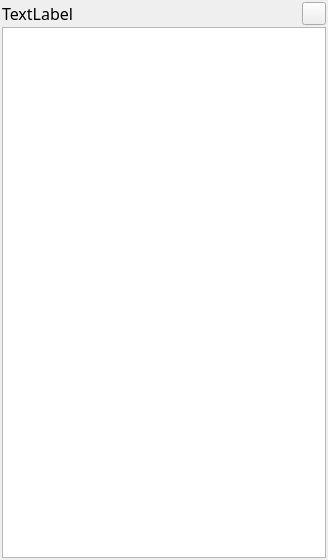
<?xml version="1.0" encoding="UTF-8"?>
<ui version="4.0">
 <class>CatalogWidget</class>
 <widget class="QWidget" name="CatalogWidget">
  <property name="geometry">
   <rect>
    <x>0</x>
    <y>0</y>
    <width>328</width>
    <height>560</height>
   </rect>
  </property>
  <property name="sizePolicy">
   <sizepolicy hsizetype="MinimumExpanding" vsizetype="Minimum">
    <horstretch>0</horstretch>
    <verstretch>0</verstretch>
   </sizepolicy>
  </property>
  <property name="maximumSize">
   <size>
    <width>16777215</width>
    <height>16777215</height>
   </size>
  </property>
  <property name="font">
   <font>
    <family>Courier 10 Pitch</family>
    <pointsize>10</pointsize>
   </font>
  </property>
  <property name="windowTitle">
   <string>Form</string>
  </property>
  <layout class="QGridLayout" name="gridLayout">
   <property name="leftMargin">
    <number>2</number>
   </property>
   <property name="topMargin">
    <number>2</number>
   </property>
   <property name="rightMargin">
    <number>2</number>
   </property>
   <property name="bottomMargin">
    <number>2</number>
   </property>
   <property name="spacing">
    <number>2</number>
   </property>
   <item row="0" column="0">
    <layout class="QVBoxLayout" name="verticalLayout">
     <property name="spacing">
      <number>2</number>
     </property>
     <item>
      <layout class="QHBoxLayout" name="horizontalLayout">
       <property name="spacing">
        <number>4</number>
       </property>
       <item>
        <widget class="QLabel" name="volume_label">
         <property name="font">
          <font>
           <family>Sans Serif</family>
           <pointsize>12</pointsize>
          </font>
         </property>
         <property name="text">
          <string>TextLabel</string>
         </property>
        </widget>
       </item>
       <item>
        <widget class="QToolButton" name="noteButton">
         <property name="font">
          <font>
           <family>Sans Serif</family>
          </font>
         </property>
         <property name="toolTip">
          <string>Notes for image.</string>
         </property>
         <property name="text">
          <string/>
         </property>
        </widget>
       </item>
      </layout>
     </item>
     <item>
      <widget class="QListWidget" name="catalog_list">
       <property name="autoFillBackground">
        <bool>false</bool>
       </property>
       <property name="alternatingRowColors">
        <bool>true</bool>
       </property>
       <property name="selectionRectVisible">
        <bool>false</bool>
       </property>
      </widget>
     </item>
    </layout>
   </item>
  </layout>
 </widget>
 <resources/>
 <connections/>
</ui>
